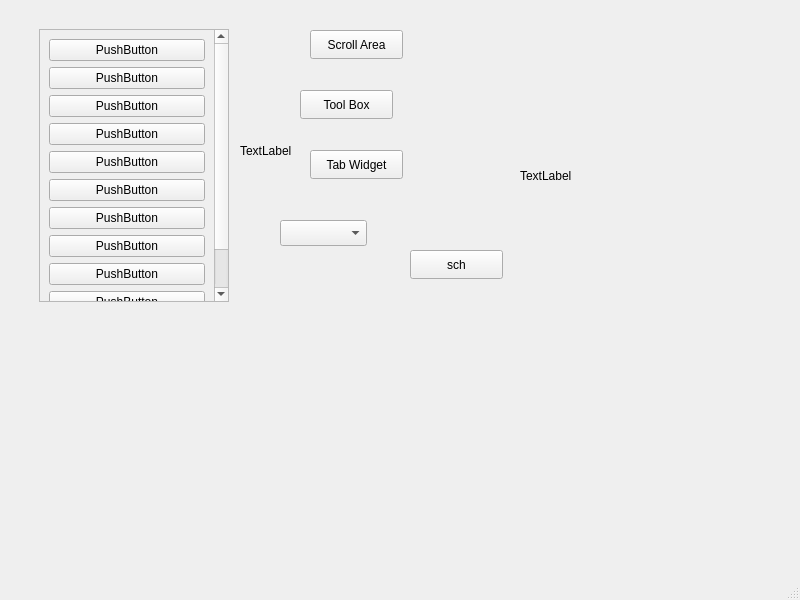
<?xml version="1.0" encoding="UTF-8"?>
<ui version="4.0">
 <class>MainWindow</class>
 <widget class="QMainWindow" name="MainWindow">
  <property name="geometry">
   <rect>
    <x>0</x>
    <y>0</y>
    <width>800</width>
    <height>600</height>
   </rect>
  </property>
  <property name="windowTitle">
   <string>MainWindow</string>
  </property>
  <widget class="QWidget" name="centralwidget">
   <widget class="QStackedWidget" name="stackedWidget">
    <property name="geometry">
     <rect>
      <x>30</x>
      <y>20</y>
      <width>208</width>
      <height>291</height>
     </rect>
    </property>
    <property name="currentIndex">
     <number>0</number>
    </property>
    <widget class="QWidget" name="page_4">
     <layout class="QVBoxLayout" name="verticalLayout_2">
      <item>
       <widget class="QScrollArea" name="scrollArea">
        <property name="widgetResizable">
         <bool>true</bool>
        </property>
        <widget class="QWidget" name="scrollAreaWidgetContents">
         <property name="geometry">
          <rect>
           <x>0</x>
           <y>0</y>
           <width>163</width>
           <height>411</height>
          </rect>
         </property>
         <layout class="QVBoxLayout" name="verticalLayout">
          <item>
           <widget class="QPushButton" name="pushButton">
            <property name="text">
             <string>PushButton</string>
            </property>
           </widget>
          </item>
          <item>
           <widget class="QPushButton" name="pushButton_2">
            <property name="text">
             <string>PushButton</string>
            </property>
           </widget>
          </item>
          <item>
           <widget class="QPushButton" name="pushButton_3">
            <property name="text">
             <string>PushButton</string>
            </property>
           </widget>
          </item>
          <item>
           <widget class="QPushButton" name="pushButton_7">
            <property name="text">
             <string>PushButton</string>
            </property>
           </widget>
          </item>
          <item>
           <widget class="QPushButton" name="pushButton_4">
            <property name="text">
             <string>PushButton</string>
            </property>
           </widget>
          </item>
          <item>
           <widget class="QPushButton" name="pushButton_5">
            <property name="text">
             <string>PushButton</string>
            </property>
           </widget>
          </item>
          <item>
           <widget class="QPushButton" name="pushButton_6">
            <property name="text">
             <string>PushButton</string>
            </property>
           </widget>
          </item>
          <item>
           <widget class="QPushButton" name="pushButton_11">
            <property name="text">
             <string>PushButton</string>
            </property>
           </widget>
          </item>
          <item>
           <widget class="QPushButton" name="pushButton_10">
            <property name="text">
             <string>PushButton</string>
            </property>
           </widget>
          </item>
          <item>
           <widget class="QPushButton" name="pushButton_9">
            <property name="text">
             <string>PushButton</string>
            </property>
           </widget>
          </item>
          <item>
           <widget class="QPushButton" name="pushButton_8">
            <property name="text">
             <string>PushButton</string>
            </property>
           </widget>
          </item>
         </layout>
        </widget>
       </widget>
      </item>
     </layout>
    </widget>
    <widget class="QWidget" name="page_5">
     <layout class="QVBoxLayout" name="verticalLayout_3">
      <item>
       <widget class="QToolBox" name="toolBox">
        <property name="currentIndex">
         <number>0</number>
        </property>
        <widget class="QWidget" name="page">
         <property name="geometry">
          <rect>
           <x>0</x>
           <y>0</y>
           <width>57</width>
           <height>16</height>
          </rect>
         </property>
         <attribute name="label">
          <string>家人</string>
         </attribute>
        </widget>
        <widget class="QWidget" name="page_2">
         <property name="geometry">
          <rect>
           <x>0</x>
           <y>0</y>
           <width>100</width>
           <height>30</height>
          </rect>
         </property>
         <attribute name="label">
          <string>朋友</string>
         </attribute>
        </widget>
        <widget class="QWidget" name="page_3">
         <property name="geometry">
          <rect>
           <x>0</x>
           <y>0</y>
           <width>100</width>
           <height>30</height>
          </rect>
         </property>
         <attribute name="label">
          <string>黑名单</string>
         </attribute>
        </widget>
       </widget>
      </item>
     </layout>
    </widget>
    <widget class="QWidget" name="page_6">
     <layout class="QVBoxLayout" name="verticalLayout_4">
      <item>
       <widget class="QTabWidget" name="tabWidget">
        <property name="currentIndex">
         <number>1</number>
        </property>
        <widget class="QWidget" name="tab">
         <attribute name="title">
          <string>百度</string>
         </attribute>
        </widget>
        <widget class="QWidget" name="tab_2">
         <attribute name="title">
          <string>谷歌</string>
         </attribute>
        </widget>
        <widget class="QWidget" name="tab_3">
         <attribute name="title">
          <string>搜狐</string>
         </attribute>
        </widget>
       </widget>
      </item>
     </layout>
    </widget>
   </widget>
   <widget class="QPushButton" name="btnsa">
    <property name="geometry">
     <rect>
      <x>310</x>
      <y>30</y>
      <width>93</width>
      <height>29</height>
     </rect>
    </property>
    <property name="text">
     <string>Scroll Area</string>
    </property>
   </widget>
   <widget class="QPushButton" name="btntb">
    <property name="geometry">
     <rect>
      <x>300</x>
      <y>90</y>
      <width>93</width>
      <height>29</height>
     </rect>
    </property>
    <property name="text">
     <string>Tool Box</string>
    </property>
   </widget>
   <widget class="QPushButton" name="btntw">
    <property name="geometry">
     <rect>
      <x>310</x>
      <y>150</y>
      <width>93</width>
      <height>29</height>
     </rect>
    </property>
    <property name="text">
     <string>Tab Widget</string>
    </property>
   </widget>
   <widget class="QComboBox" name="comboBox">
    <property name="geometry">
     <rect>
      <x>280</x>
      <y>220</y>
      <width>87</width>
      <height>26</height>
     </rect>
    </property>
    <property name="currentText">
     <string/>
    </property>
   </widget>
   <widget class="QPushButton" name="btnsch">
    <property name="geometry">
     <rect>
      <x>410</x>
      <y>250</y>
      <width>93</width>
      <height>29</height>
     </rect>
    </property>
    <property name="text">
     <string>sch</string>
    </property>
   </widget>
   <widget class="QLabel" name="label">
    <property name="geometry">
     <rect>
      <x>240</x>
      <y>90</y>
      <width>101</width>
      <height>121</height>
     </rect>
    </property>
    <property name="text">
     <string>TextLabel</string>
    </property>
   </widget>
   <widget class="QLabel" name="movelbl">
    <property name="geometry">
     <rect>
      <x>520</x>
      <y>40</y>
      <width>251</width>
      <height>271</height>
     </rect>
    </property>
    <property name="text">
     <string>TextLabel</string>
    </property>
   </widget>
  </widget>
  <widget class="QMenuBar" name="menubar">
   <property name="geometry">
    <rect>
     <x>0</x>
     <y>0</y>
     <width>800</width>
     <height>26</height>
    </rect>
   </property>
  </widget>
  <widget class="QStatusBar" name="statusbar"/>
 </widget>
 <resources/>
 <connections/>
</ui>
